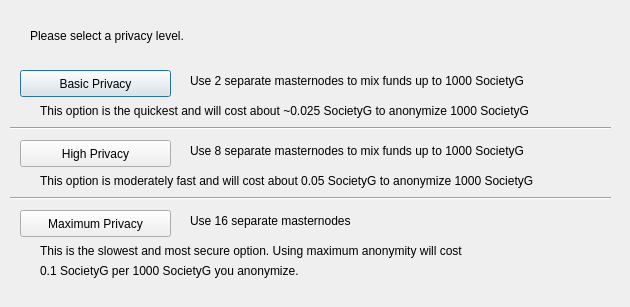
<?xml version="1.0" encoding="UTF-8"?>
<ui version="4.0">
 <class>DarksendConfig</class>
 <widget class="QDialog" name="DarksendConfig">
  <property name="geometry">
   <rect>
    <x>0</x>
    <y>0</y>
    <width>630</width>
    <height>307</height>
   </rect>
  </property>
  <property name="windowTitle">
   <string>Configure Darksend</string>
  </property>
  <widget class="QPushButton" name="buttonBasic">
   <property name="geometry">
    <rect>
     <x>20</x>
     <y>70</y>
     <width>151</width>
     <height>27</height>
    </rect>
   </property>
   <property name="text">
    <string>Basic Privacy</string>
   </property>
  </widget>
  <widget class="QPushButton" name="buttonHigh">
   <property name="geometry">
    <rect>
     <x>20</x>
     <y>140</y>
     <width>151</width>
     <height>27</height>
    </rect>
   </property>
   <property name="text">
    <string>High Privacy</string>
   </property>
  </widget>
  <widget class="QPushButton" name="buttonMax">
   <property name="geometry">
    <rect>
     <x>20</x>
     <y>210</y>
     <width>151</width>
     <height>27</height>
    </rect>
   </property>
   <property name="text">
    <string>Maximum Privacy</string>
   </property>
  </widget>
  <widget class="QLabel" name="label">
   <property name="geometry">
    <rect>
     <x>30</x>
     <y>20</y>
     <width>571</width>
     <height>31</height>
    </rect>
   </property>
   <property name="text">
    <string>Please select a privacy level.</string>
   </property>
  </widget>
  <widget class="QLabel" name="label_2">
   <property name="geometry">
    <rect>
     <x>190</x>
     <y>70</y>
     <width>421</width>
     <height>21</height>
    </rect>
   </property>
   <property name="text">
    <string>Use 2 separate masternodes to mix funds up to 1000 SocietyG</string>
   </property>
  </widget>
  <widget class="QLabel" name="label_3">
   <property name="geometry">
    <rect>
     <x>190</x>
     <y>140</y>
     <width>411</width>
     <height>21</height>
    </rect>
   </property>
   <property name="text">
    <string>Use 8 separate masternodes to mix funds up to 1000 SocietyG</string>
   </property>
  </widget>
  <widget class="QLabel" name="label_4">
   <property name="geometry">
    <rect>
     <x>190</x>
     <y>210</y>
     <width>421</width>
     <height>21</height>
    </rect>
   </property>
   <property name="text">
    <string>Use 16 separate masternodes</string>
   </property>
  </widget>
  <widget class="QLabel" name="label_6">
   <property name="geometry">
    <rect>
     <x>40</x>
     <y>100</y>
     <width>561</width>
     <height>21</height>
    </rect>
   </property>
   <property name="text">
    <string>This option is the quickest and will cost about ~0.025 SocietyG to anonymize 1000 SocietyG</string>
   </property>
  </widget>
  <widget class="QLabel" name="label_7">
   <property name="geometry">
    <rect>
     <x>40</x>
     <y>170</y>
     <width>561</width>
     <height>21</height>
    </rect>
   </property>
   <property name="text">
    <string>This option is moderately fast and will cost about 0.05 SocietyG to anonymize 1000 SocietyG</string>
   </property>
  </widget>
  <widget class="QLabel" name="label_8">
   <property name="geometry">
    <rect>
     <x>40</x>
     <y>240</y>
     <width>561</width>
     <height>21</height>
    </rect>
   </property>
   <property name="text">
    <string>This is the slowest and most secure option. Using maximum anonymity will cost</string>
   </property>
  </widget>
  <widget class="QLabel" name="label_9">
   <property name="geometry">
    <rect>
     <x>40</x>
     <y>260</y>
     <width>561</width>
     <height>21</height>
    </rect>
   </property>
   <property name="text">
    <string>0.1 SocietyG per 1000 SocietyG you anonymize.</string>
   </property>
  </widget>
  <widget class="Line" name="line">
   <property name="geometry">
    <rect>
     <x>10</x>
     <y>120</y>
     <width>601</width>
     <height>16</height>
    </rect>
   </property>
   <property name="orientation">
    <enum>Qt::Horizontal</enum>
   </property>
  </widget>
  <widget class="Line" name="line_2">
   <property name="geometry">
    <rect>
     <x>10</x>
     <y>190</y>
     <width>601</width>
     <height>16</height>
    </rect>
   </property>
   <property name="orientation">
    <enum>Qt::Horizontal</enum>
   </property>
  </widget>
 </widget>
 <resources/>
 <connections/>
</ui>
